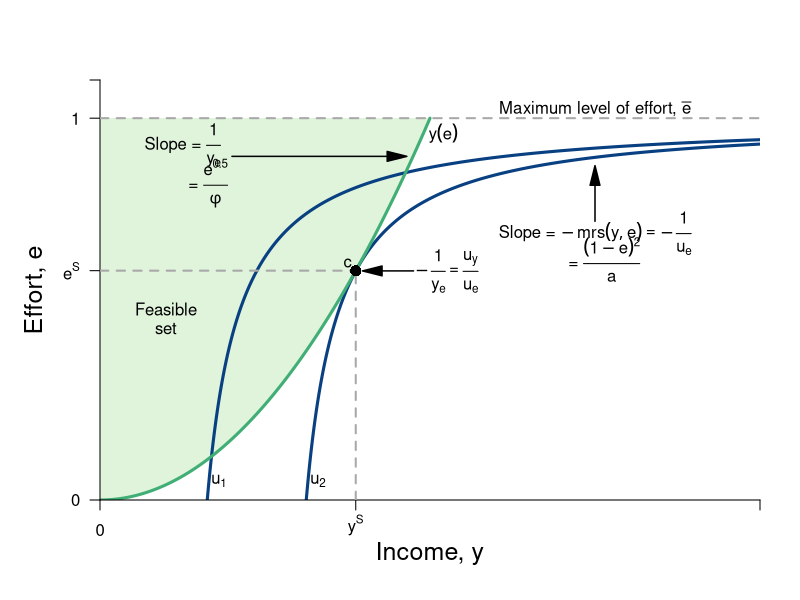

Here is the R script that generated this plot:
require(shape)
pdf(file = "employment/employment_self_employed.pdf", width = 9, height = 7)

#Set parameters for graphics
axislabelsize <- 1.5
graphlinewidth <- 3

COL <- c("#7fc97f", "#beaed4", "#fdc086", "#ffff99", "#386cb0", "#f0027f", "#bf5b17", "#666666")
COLA <- c("#e0f3db", "#99d8c9","#66c2a4","#41ae76", "#238b45", "#005824")
COLB <- c("#4eb3d3", "#2b8cbe", "#0868ac","#084081")

#Parameters for figures
u1 <- 4
u2 <- 10
u3 <- 16
a1 <- 2
a2 <- 2
a3 <- 2

indiffFn1 <- function(y, u1 = 4.5, a1 = 2) {
  1 - (a1) / (y - u1)
}

indiffFn2 <- function(y, u2 = 10.5, a2 = 2) {
  1 - (a2) / (y - u2)
}

indiffFn3 <- function(y, u3 = 16.5, a3 = 2) {
  1 - (a3) / (y - u3)
}

prodFn1 <- function(y, a = 5){
  exp((y-1)/a)
}

prodFn2 <- function(y, a = 10){
  (y/(2*a))^2
}

#The derivative for the function q = 1 - delta/(p - u) = delta/p - u)^2;
#From that we get the derivative and substitute in the relevant values
#for delta, u and p; that is we get a slope of 1/32
#But we also need the intercept; 0.375 above, or q/2 as it stood
tangentLine <- function(w){
  0.375 + (1/32)*w
}

COL <- c("#bae4b3", "#74c476", "#238b45")
par(mar =  c(5, 5, 4, 2))
xlims <- c(0, 40)
ylims <- c(0, 1.1)


plot(0, 0, xlim = xlims, ylim = ylims, type = "n",
     xlab = expression(paste("Income, ", y)),
     ylab = expression(paste("Effort, ", e)),
     xaxt = "n", 
     yaxt = "n",
     cex.lab = axislabelsize, 
     line = 2.5,
     bty = "n", 
     xaxs="i", 
     yaxs="i")


xpoly1 <- seq(from = xlims[1], to = 20, length.out = 500)
ypoly1 <- prodFn2(xpoly1)
polygon(x = c(xpoly1, rev(xpoly1[1])), y = c(ypoly1, rev(ypoly1)[1]), col=COLA[1], density=NULL, border = NA)


npts <- 500 
xx1 <- seq(u1 + a1 + 0.1, xlims[2], length.out = npts)
xx2 <- seq(u2 + a2 + 0.1, xlims[2], length.out = npts)
xx3 <- seq(u3 + a3 + 0.1, xlims[2], length.out = npts)
xx4 <- seq(7, 17, 0.01)
xx5 <- seq(xlims[1], xlims[2], length.out = npts)
xx6 <- seq(xlims[1], 20, length.out = npts)

#Draw the lines for the graphs
lines(xx1, indiffFn1(xx1), col = COLB[4], lwd = graphlinewidth)
lines(xx2, indiffFn2(xx2), col = COLB[4], lwd = graphlinewidth)
#lines(xx3, indiffFn3(xx3), col = COL[2], lwd = graphlinewidth)
#lines(xx4, tangentLine(xx4), col = "darkgrey", lty = 2, lwd = 4)
lines(xx6, prodFn2(xx6), col = COLA[4], lwd = graphlinewidth)

#Customize ticks and labels for the plot
ticksy <- c(0, prodFn2(y = 15.5), 1, 1.1)
ylabels <- c(0, expression(paste(e^S)), 1, NA)
ticksx <- c(0, 15.5, 40)
xlabels <- c(0, expression(paste(y^S)), NA)
axis(1, at = ticksx, pos = 0, labels = xlabels)
axis(2, at = ticksy, pos = 0, labels = ylabels, las = 1)

#Annotation of the three indifference curves
text(7.2, 0.05, expression(paste(u[1])))
text(13.2, 0.05, expression(paste(u[2])))
#text(19, 0.05, expression(paste(u[3])))

#Line for the max quality, q = 1 
segments(0, 1, 40, 1, lty = 2, col = "darkgray", lwd = 2)
#Annotating line of 100% quality
text(30, 1.025, expression(paste("Maximum level of effort, ", bar(e))))

#Add a point for the tangency
segments(15.5, 0, 15.5, prodFn2(y = 15.5), lty = 2, col = "darkgray", lwd = 2)
segments(0, prodFn2(y = 15.5), 15.5, prodFn2(y = 15.5), lty = 2, col = "darkgray", lwd = 2)
points(15.5, prodFn2(y = 15.5), pch = 16, col = "black", cex = 1.5)
text(15, prodFn2(y = 15.5) + 0.02, expression(paste(c)))


#Arrow to Slope of production function
Arrows(8, 0.9, 18, 0.9, col = "black", lty = 1, lwd = 1.5, arr.type = "triangle")
text(5, 0.93, expression(paste("Slope = ", frac(1, y[e]))))
text(6.4, 0.83, expression(paste(" = ", frac(e^0.5, phi))))
#text(6.2, 0.83, expression(paste(" = ", frac(y, 2*phi^2))))
text(20.8, 0.96, expression(paste(y(e))))

Arrows(19, 0.6, 16.5, 0.6, col = "black", lty = 1, lwd = 1.5, arr.type = "triangle")
text(21, 0.6, expression(paste(-frac(1, y[e]) == frac(u[y],u[e]))))

text(4, 0.5, expression(paste("Feasible")))
text(4, 0.45, expression(paste("set")))

#Arrow to Slope of BRF
Arrows(30, 0.73, 30, 0.85, col = "black", lty = 1, lwd = 1.5, arr.type = "triangle")
text(30, 0.7, expression(paste("Slope = ", -mrs(y, e) == -frac(1, u[e]))))
text(30.4, 0.63, expression(paste(" = ", frac((1-e)^2, a))))


dev.off()
